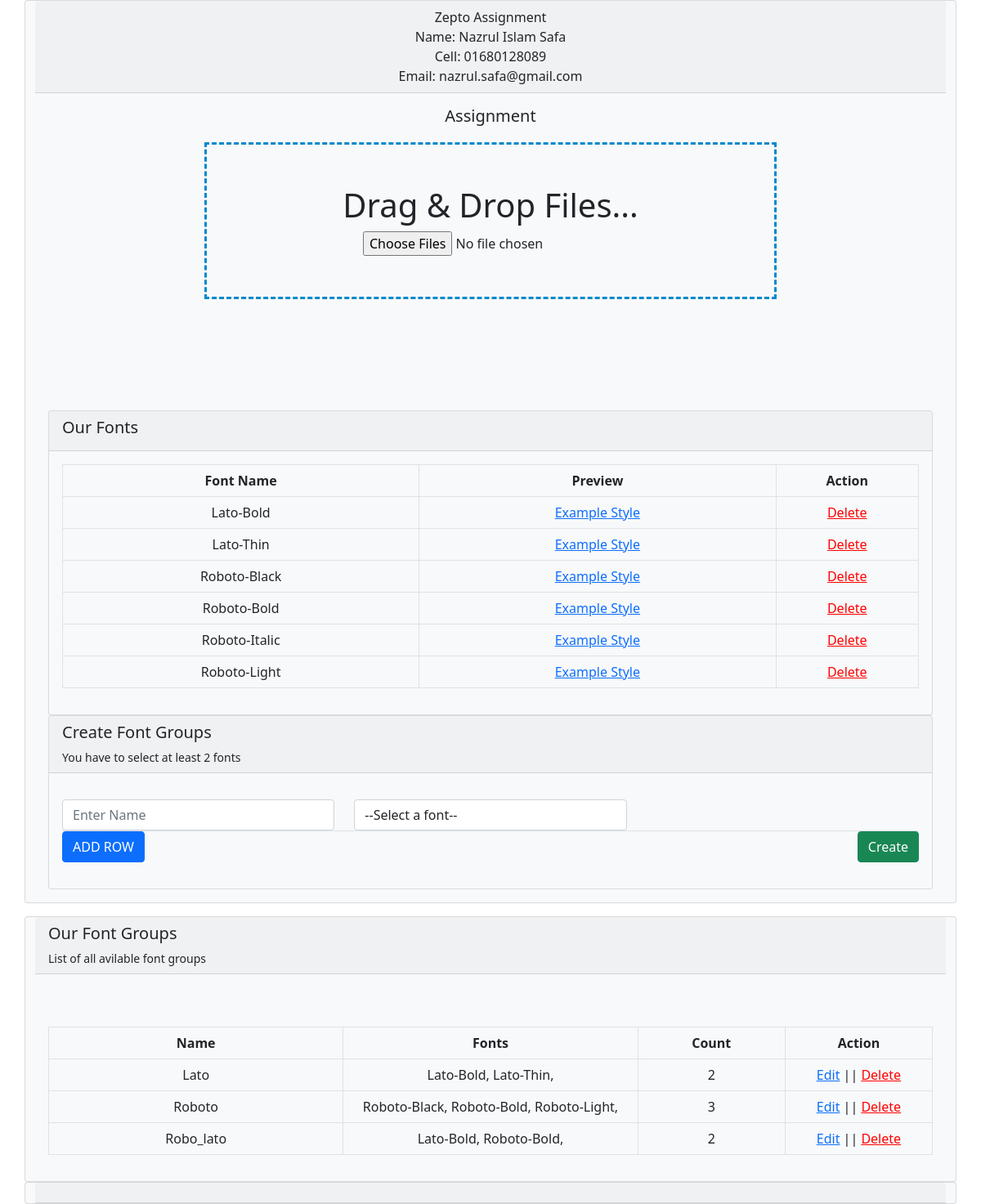
The page / on the database its author committed.
### tables this page shows
CREATE TABLE `file_upload` (
  `id` int(11) NOT NULL,
  `font_name` varchar(100) NOT NULL,
  `file_name` varchar(100) NOT NULL,
  `upload_time` date NOT NULL
);

CREATE TABLE `font_group` (
  `id` int(11) NOT NULL,
  `name` varchar(191) NOT NULL,
  `font` varchar(191) NOT NULL
);

### index.php (the view, shortened to what this page needs)
<?php
require_once 'includes/db_connect.php';
?>
<!doctype html>
<html lang="en">
  <head>
    <link href="https://cdn.jsdelivr.net/npm/bootstrap@5.0.2/dist/css/bootstrap.min.css" rel="stylesheet">
  </head>
  <body>
    <div class="container">
        <div class="row">
            <div class="card text-dark bg-light mb-3" style="max-width: 100%;">
            <div class="card-header" align='center'>Zepto Assignment <br>
            Name: Nazrul Islam Safa <br>
            Cell: 01680128089 <br>
            Email: nazrul.safa@gmail.com
        </div>
            <div class="card-body" >
                <h5 class="card-title" align='center'>Assignment</h5>
	</head>
	<body>
		<center>
			<div id="dropZone">
				<h1>Drag & Drop Files...</h1>
				<input type="file" id="fileupload" name="attachments[]" multiple>
			</div>
			<h1 id="error"></h1><br><br>
			<h1 id="progress"></h1><br><br>
		</center>
<br>
<div class="card text-dark bg-light" style="max-width: 100%;">
    <div class="card-header text-left"><h5 class="card-title">Our Fonts</h5></div>
    <div class="card-body">
<table class="table table-bordered ">
    <tr class="bg-light">
        <th scope="col" class="col-5 text-center">Font Name</th>
        <th scope="col" class="col-5 text-center">Preview</th>
        <th scope="col" class="col-2 text-center">Action</th>
    </tr>
    <tbody>
        <?php
            $sqlp = "SELECT * FROM `file_upload` ORDER BY font_name ASC";
            $sqlrunp= mysqli_query($db, $sqlp);
            while($array=mysqli_fetch_array($sqlrunp)){
                ?>
                <tr>
                    <td class="text-center"> <?= $array['font_name']; ?></td>
                    <td class="text-center">
                    <?
                    if($array['file_name']){
                        ?>
                        <a href="./uploads/<?= $array['file_name'];?>" target="_blank">Example Style</a>
                        <?
                    }
                    ?></td>
                    <td class="text-center">
                        <a href="./index.php?id=<?=$array['id']?>" style="color:red" name='delete'>Delete</a>
                    </td>
                </tr>
              <?php
               }
               ?>
            </tbody>
        </table>
</div></div>
<div class="card text-dark bg-light" style="max-width: 100%;">
    <div class="card-header text-left"><h5 class="card-title">Create Font Groups</h5>
    <small>You have to select at least 2 fonts</small>
</div>
    <div class="card-body">
            <form action="index.php" method="POST">
                <div class="main-form mt-3 border-bottom">
                    <div class="row">
                        <div class="col-md-4">
                            <div>
                                <input type="text" name="name[]" class="form-control" required placeholder="Enter Name">
                            </div>
                        </div>
                        <div class="col-md-4">
                            <div>
                                <select data-skip-name="true" name="font[]" class="form-control">
                                <option value="">--Select a font--</option>
                                </select>
                            </div>
                        </div>
                    </div>
                </div>
                <button type="submit" name="create" class="btn btn-success float-end">Create</button>
                <a href="javascript:void(0)" class="add-more-form float-left btn btn-primary">ADD ROW</a>
            </form>
        </div>
        </div>
        </div>
        </div>
    <div class="card text-dark bg-light" style="max-width: 100%;">
        <div class="card-header text-left"><h5 class="card-title">Our Font Groups</h5>
            <small>List of all avilable font groups</small>
        </div>
        <div class="card-body">
        <table class="table table-bordered ">
            <tr class="bg-light">
                <th scope="col" class="col-4 text-center">Name</th>
                <th scope="col" class="col-4 text-center">Fonts</th>
                <th scope="col" class="col-2 text-center">Count</th>
                <th scope="col" class="col-2 text-center">Action</th>
            </tr>
            <tbody>
                <?php
                    $sqlp = "SELECT * FROM `font_group` GROUP by name ORDER BY name ASC";
                    $sqlrunp= mysqli_query($db, $sqlp);
                    while($array=mysqli_fetch_array($sqlrunp)){
                        ?>
                        <tr>
                            <td class="text-center"> <?= $array['name']; ?></td>
                            <td class="text-center">
                            <?php
                                $sqlp1 = "SELECT font FROM `font_group` WHERE name='$array[name]' ORDER BY name ASC";
                                 $sqlrunp1= mysqli_query($db, $sqlp1);
                                 foreach( $sqlrunp1 as $data )
                                 {
                                  echo $var =  $data['font'].", ";
                                  }
                            ?>
                            </td>
                            <td class="text-center">
                                 <?php
                                      $sqlp2 = "SELECT COUNT(font) as total FROM `font_group` WHERE name='$array[name]' ORDER BY name ASC";
                                      $sqlrunp2= mysqli_query($db, $sqlp2);
                                      $assoc = mysqli_fetch_array( $sqlrunp2);
                                      echo $assoc['total'];
                                 ?>
                            </td>
                            <td class="text-center">
                                <a href="./index.php?id=<?=$array['id']?>&edit" name='edit'>Edit</a> ||
                                <a href="./index.php?id=<?=$array['id']?>&name=<?=$array['name']?>&delete" style="color:red" name='delete_group'>Delete</a>
                            </td>
                        </tr>
                    <?php
                    }
                    ?>
            </tbody>
            <br><br>
        </table>
        </div>
    </div>
    <div class="card text-dark bg-light" style="max-width: 100%;">
        <div class="card-header text-left"><h5 class="card-title"></h5>
        </div>
    </div>
               </div>
            </div>
  </body>
</html>

### rows shown on the page
file_upload: font_name "Lato-Bold"
file_upload: font_name "Lato-Thin"
file_upload: font_name "Roboto-Black"
file_upload: font_name "Roboto-Bold"
file_upload: font_name "Roboto-Italic"
file_upload: font_name "Roboto-Light"
font_group: name "Lato", font "Lato-Bold,", total "2"
font_group: font "Lato-Thin,"
font_group: name "Roboto", font "Roboto-Black,", total "3"
font_group: font "Roboto-Bold,"
font_group: font "Roboto-Light,"
font_group: name "Robo_lato", total "2"
